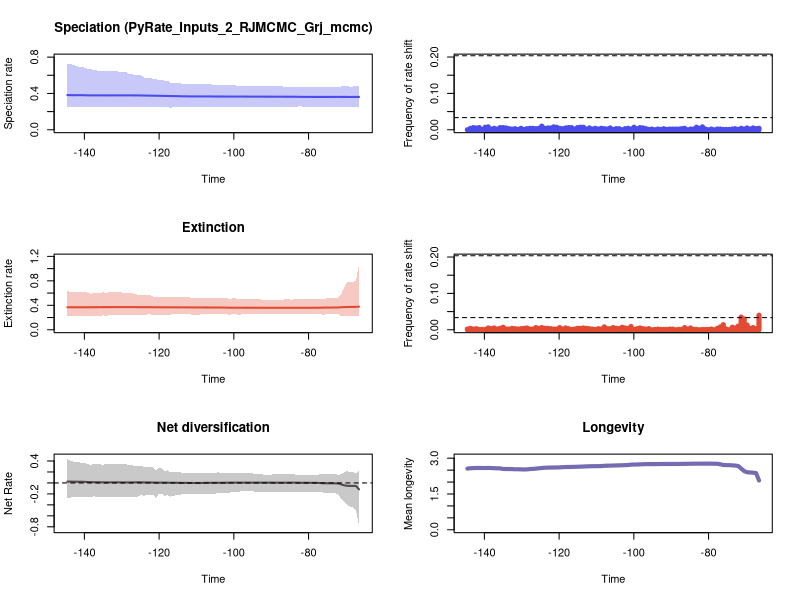

Write the R code that produced this figure.


pdf(file='./RTT_plots.pdf',width=10, height=15)
par(mfrow=c(3,2))
library(scales)

time=c(-66.49441468113187, -67.28284936091669,-68.0712840407015,-68.85971872048628,-69.6481534002711,-70.43658808005591,-71.2250227598407,-72.01345743962551,-72.80189211941033,-73.59032679919511,-74.37876147897992,-75.16719615876474,-75.95563083854955,-76.74406551833434,-77.53250019811915,-78.32093487790397,-79.10936955768875,-79.89780423747357,-80.68623891725838,-81.47467359704316,-82.26310827682798,-83.05154295661279,-83.83997763639758,-84.62841231618239,-85.4168469959672,-86.20528167575199,-86.9937163555368,-87.78215103532162,-88.5705857151064,-89.35902039489122,-90.14745507467603,-90.93588975446082,-91.72432443424563,-92.51275911403044,-93.30119379381523,-94.08962847360004,-94.87806315338486,-95.66649783316964,-96.45493251295446,-97.24336719273927,-98.03180187252406,-98.82023655230887,-99.60867123209368,-100.39710591187847,-101.18554059166328,-101.9739752714481,-102.76240995123288,-103.5508446310177,-104.33927931080251,-105.1277139905873,-105.91614867037211,-106.70458335015692,-107.49301802994171,-108.28145270972652,-109.06988738951134,-109.85832206929612,-110.64675674908094,-111.43519142886575,-112.22362610865054,-113.01206078843535,-113.80049546822016,-114.58893014800498,-115.37736482778976,-116.16579950757458,-116.95423418735939,-117.74266886714418,-118.53110354692899,-119.3195382267138,-120.10797290649859,-120.8964075862834,-121.68484226606822,-122.473276945853,-123.26171162563782,-124.05014630542263,-124.83858098520741,-125.62701566499223,-126.41545034477704,-127.20388502456183,-127.99231970434664,-128.78075438413146,-129.56918906391624,-130.35762374370105,-131.14605842348584,-131.93449310327065,-132.72292778305547,-133.51136246284028,-134.2997971426251,-135.08823182240988,-135.87666650219467,-136.66510118197948,-137.4535358617643,-138.2419705415491,-139.03040522133392,-139.8188399011187,-140.6072745809035,-141.3957092606883,-142.18414394047312,-142.97257862025793,-143.76101330004275,-144.54944797982753)
rate=c(0.36162509643259777, 0.3614972380308245,0.361598362840703,0.36126126117732205,0.3614972380308245,0.361598362840703,0.3614972380308245,0.3620263542442451,0.36177485600779535,0.36162509643259777,0.36162509643259777,0.36162509643259777,0.361598362840703,0.36162509643259777,0.36162509643259777,0.36162509643259777,0.36162509643259777,0.3620263542442451,0.3620263542442451,0.3621544454228025,0.36246755123244456,0.3628502059894789,0.36386765978692037,0.36386765978692037,0.3637914736955497,0.3637914736955497,0.36386765978692037,0.3642848404144968,0.3642848404144968,0.36433937171553776,0.364446394548921,0.364446394548921,0.36452114248061257,0.3649415572851979,0.3649415572851979,0.36505513250252075,0.36505513250252075,0.36505513250252075,0.36505513250252075,0.36544374908010413,0.36544374908010413,0.36561194342151015,0.36584532455753277,0.3657962857602416,0.36584532455753277,0.36584532455753277,0.3659088437676006,0.3659088437676006,0.3660146474404812,0.36663295387518213,0.36663295387518213,0.3670763905415108,0.3670763905415108,0.366998800344142,0.366998800344142,0.3670763905415108,0.3673056775999469,0.3674591710762283,0.3676231195592022,0.3684843877643851,0.36860432033171686,0.36978046691537414,0.37041541736820127,0.37085435843603615,0.3714289414544077,0.37227532558337617,0.3727189680123695,0.37347599242558965,0.3744645841194485,0.37458678836806486,0.375377577207548,0.37588441349256185,0.3765540895099846,0.3767514819423322,0.3777913879690714,0.37806895107638405,0.3785476942623292,0.3785476942623292,0.3787160127860876,0.37886987239627146,0.37886987239627146,0.3789742215698732,0.3789742215698732,0.37886987239627146,0.3787160127860876,0.3785476942623292,0.3787160127860876,0.37886987239627146,0.3787160127860876,0.3787160127860876,0.3787160127860876,0.37886987239627146,0.3789742215698732,0.3802403973743117,0.3808042028089713,0.3808042028089713,0.3808042028089713,0.3804350296459833,0.38176359763979767,0.38242770224181133)
minHPD=c(0.24965788286633048, 0.24912565942277015,0.24912565942277015,0.24912565942277015,0.25219655406534536,0.2548552964762867,0.2548552964762867,0.25219655406534536,0.25401015420210576,0.25401015420210576,0.2548552964762867,0.2548552964762867,0.2557215007501924,0.2557215007501924,0.2557215007501924,0.2557215007501924,0.2557215007501924,0.2557215007501924,0.2557215007501924,0.2557215007501924,0.25678277100805535,0.25588821354581637,0.25219655406534536,0.25219655406534536,0.25219655406534536,0.25219655406534536,0.25401015420210576,0.25219655406534536,0.2557215007501924,0.2548552964762867,0.2557215007501924,0.2548552964762867,0.2548552964762867,0.2548552964762867,0.25401015420210576,0.25304583017437393,0.25304583017437393,0.25304583017437393,0.25304583017437393,0.25304583017437393,0.25219655406534536,0.25219655406534536,0.25219655406534536,0.24912565942277015,0.24912565942277015,0.24912565942277015,0.24912565942277015,0.24912565942277015,0.24912565942277015,0.25011762376347596,0.25011762376347596,0.25401015420210576,0.25401015420210576,0.25401015420210576,0.248993096607265,0.248993096607265,0.248993096607265,0.248993096607265,0.248993096607265,0.248993096607265,0.248993096607265,0.25588821354581637,0.248993096607265,0.248993096607265,0.2411691043329964,0.24912565942277015,0.24912565942277015,0.248993096607265,0.248993096607265,0.248993096607265,0.248993096607265,0.248993096607265,0.248993096607265,0.248993096607265,0.25219655406534536,0.248993096607265,0.248993096607265,0.248993096607265,0.248993096607265,0.2462504534604395,0.2462504534604395,0.2462504534604395,0.248993096607265,0.248993096607265,0.248993096607265,0.2462504534604395,0.248993096607265,0.2462504534604395,0.2462504534604395,0.248993096607265,0.248993096607265,0.24854522041093063,0.24854522041093063,0.24854522041093063,0.24854522041093063,0.24854522041093063,0.24854522041093063,0.24854522041093063,0.248993096607265,0.24854522041093063)
maxHPD=c(0.4819720710842633, 0.4775581318202611,0.4764668304315475,0.4755840486014857,0.4775581318202611,0.4775581318202611,0.4775581318202611,0.47375152144139643,0.47470575585116426,0.47375152144139643,0.47375152144139643,0.47375152144139643,0.47375152144139643,0.47375152144139643,0.47375152144139643,0.47375152144139643,0.47375152144139643,0.47375152144139643,0.47375152144139643,0.47375152144139643,0.47375152144139643,0.47375152144139643,0.47375152144139643,0.47470575585116426,0.47470575585116426,0.47470575585116426,0.4775581318202611,0.4775581318202611,0.4819720710842633,0.4819720710842633,0.48338736805384047,0.4819720710842633,0.4819720710842633,0.4819720710842633,0.4819720710842633,0.4819720710842633,0.4819720710842633,0.4819720710842633,0.4819720710842633,0.4819720710842633,0.4819720710842633,0.4845909393869218,0.48846393410420963,0.48846393410420963,0.49301309912529495,0.49301309912529495,0.49429768763239645,0.49429768763239645,0.49429768763239645,0.49846825217009655,0.49846825217009655,0.504383899082282,0.5032283455544266,0.5032283455544266,0.5004838722670767,0.5004838722670767,0.5019232972169072,0.5030699728543124,0.5030699728543124,0.504383899082282,0.504383899082282,0.5148824664489431,0.513058927137014,0.5145303352723245,0.5148824664489431,0.5401340780888152,0.5401340780888152,0.54814892598934,0.5496932928036208,0.5588046942222773,0.5637667704899681,0.5663146345501655,0.5722647162997615,0.5748042488376675,0.6001261491317791,0.6021174436492579,0.6021174436492579,0.6118546300298865,0.6153647368130557,0.6322066729116524,0.6322066729116524,0.6370960008760662,0.6417871205838228,0.6417871205838228,0.6417871205838228,0.6417871205838228,0.6483614670583564,0.6417871205838228,0.6483614670583564,0.6535210678230707,0.6589978133587909,0.6660576624779372,0.6689207232735854,0.682549454491572,0.6893464060527013,0.6893464060527013,0.7058216460771737,0.7096332716182139,0.7252810675080983,0.7281740527267899)
remove_na = !is.na(rate)
time = time[remove_na]
plot(time,time,type = 'n', ylim = c(0, 0.800991457999469), xlim = c(-144.94366531971994,-66.10019734123948), ylab = 'Speciation rate', xlab = 'Time',main='Speciation (PyRate_Inputs_2_RJMCMC_Grj_mcmc)' )
polygon(c(time, rev(time)), c(maxHPD[remove_na], rev(minHPD[remove_na])), col = alpha('#4c4cec',0.3), border = NA)
lines(time,rate[remove_na], col = '#4c4cec', lwd=2)
mids=c(-66.49839667446412, -67.29479534091342,-68.09119400736273,-68.88759267381204,-69.68399134026131,-70.48039000671062,-71.27678867315993,-72.0731873396092,-72.86958600605851,-73.66598467250782,-74.4623833389571,-75.2587820054064,-76.05518067185571,-76.85157933830499,-77.6479780047543,-78.4443766712036,-79.24077533765288,-80.03717400410218,-80.83357267055149,-81.6299713370008,-82.42637000345007,-83.22276866989938,-84.01916733634869,-84.81556600279796,-85.61196466924727,-86.40836333569658,-87.20476200214586,-88.00116066859516,-88.79755933504447,-89.59395800149375,-90.39035666794305,-91.18675533439236,-91.98315400084167,-92.77955266729094,-93.57595133374025,-94.37235000018956,-95.16874866663883,-95.96514733308814,-96.76154599953745,-97.55794466598672,-98.35434333243603,-99.15074199888534,-99.94714066533462,-100.74353933178392,-101.53993799823323,-102.3363366646825,-103.13273533113181,-103.92913399758112,-104.72553266403042,-105.5219313304797,-106.31832999692901,-107.11472866337832,-107.9111273298276,-108.7075259962769,-109.5039246627262,-110.30032332917548,-111.09672199562479,-111.8931206620741,-112.68951932852337,-113.48591799497268,-114.28231666142199,-115.07871532787127,-115.87511399432057,-116.67151266076988,-117.46791132721918,-118.26430999366846,-119.06070866011777,-119.85710732656707,-120.65350599301635,-121.44990465946566,-122.24630332591497,-123.04270199236424,-123.83910065881355,-124.63549932526286,-125.43189799171213,-126.22829665816144,-127.02469532461075,-127.82109399106005,-128.61749265750933,-129.41389132395864,-130.21028999040792,-131.00668865685722,-131.80308732330653,-132.59948598975583,-133.39588465620514,-134.19228332265442,-134.9886819891037,-135.785080655553,-136.5814793220023,-137.37787798845162,-138.17427665490092,-138.9706753213502,-139.7670739877995,-140.56347265424878,-141.3598713206981,-142.1562699871474,-142.9526686535967,-143.749067320046,-144.5454659864953)
counts=c(0.004, 0.003,0.005,0.002,0.005,0.002,0.004,0.001,0.003,0.002,0.001,0.001,0.001,0.002,0.002,0.0,0.002,0.0,0.002,0.008,0.004,0.007,0.002,0.002,0.0,0.004,0.003,0.002,0.002,0.002,0.002,0.001,0.003,0.001,0.002,0.0,0.002,0.001,0.003,0.005,0.006,0.003,0.007,0.002,0.004,0.003,0.0,0.003,0.003,0.001,0.005,0.002,0.003,0.004,0.002,0.004,0.002,0.005,0.002,0.007,0.007,0.006,0.002,0.006,0.006,0.005,0.003,0.004,0.007,0.008,0.005,0.005,0.004,0.01,0.004,0.003,0.004,0.004,0.003,0.001,0.004,0.001,0.003,0.002,0.003,0.005,0.006,0.006,0.002,0.004,0.002,0.008,0.007,0.001,0.006,0.005,0.006,0.004,0.0)
plot(mids,counts,type = 'h', xlim = c(-144.94366531971994,-66.10019734123948), ylim=c(0,0.2), ylab = 'Frequency of rate shift', xlab = 'Time',lwd=5,col='#4c4cec')
bf2 = 0.033423156826484654
bf6 = 0.20350799108182777
abline(h=bf2, lty=2)
abline(h=bf6, lty=2)

time=c(-66.49441468113187, -67.28284936091669,-68.0712840407015,-68.85971872048628,-69.6481534002711,-70.43658808005591,-71.2250227598407,-72.01345743962551,-72.80189211941033,-73.59032679919511,-74.37876147897992,-75.16719615876474,-75.95563083854955,-76.74406551833434,-77.53250019811915,-78.32093487790397,-79.10936955768875,-79.89780423747357,-80.68623891725838,-81.47467359704316,-82.26310827682798,-83.05154295661279,-83.83997763639758,-84.62841231618239,-85.4168469959672,-86.20528167575199,-86.9937163555368,-87.78215103532162,-88.5705857151064,-89.35902039489122,-90.14745507467603,-90.93588975446082,-91.72432443424563,-92.51275911403044,-93.30119379381523,-94.08962847360004,-94.87806315338486,-95.66649783316964,-96.45493251295446,-97.24336719273927,-98.03180187252406,-98.82023655230887,-99.60867123209368,-100.39710591187847,-101.18554059166328,-101.9739752714481,-102.76240995123288,-103.5508446310177,-104.33927931080251,-105.1277139905873,-105.91614867037211,-106.70458335015692,-107.49301802994171,-108.28145270972652,-109.06988738951134,-109.85832206929612,-110.64675674908094,-111.43519142886575,-112.22362610865054,-113.01206078843535,-113.80049546822016,-114.58893014800498,-115.37736482778976,-116.16579950757458,-116.95423418735939,-117.74266886714418,-118.53110354692899,-119.3195382267138,-120.10797290649859,-120.8964075862834,-121.68484226606822,-122.473276945853,-123.26171162563782,-124.05014630542263,-124.83858098520741,-125.62701566499223,-126.41545034477704,-127.20388502456183,-127.99231970434664,-128.78075438413146,-129.56918906391624,-130.35762374370105,-131.14605842348584,-131.93449310327065,-132.72292778305547,-133.51136246284028,-134.2997971426251,-135.08823182240988,-135.87666650219467,-136.66510118197948,-137.4535358617643,-138.2419705415491,-139.03040522133392,-139.8188399011187,-140.6072745809035,-141.3957092606883,-142.18414394047312,-142.97257862025793,-143.76101330004275,-144.54944797982753)
rate=c(0.3782130761844126, 0.37364395351401347,0.3733610278034897,0.3726347637275308,0.37242144028514046,0.3710405428667622,0.369027364495334,0.36488503100195,0.364134532173113,0.36387095086928584,0.3629498037633625,0.3629498037633625,0.3629498037633625,0.36103371545008256,0.35993028909201263,0.35993028909201263,0.35988544195766237,0.35988544195766237,0.35988544195766237,0.3598267333936494,0.35988544195766237,0.35988544195766237,0.35993028909201263,0.35993028909201263,0.3599745512004764,0.35993028909201263,0.35993028909201263,0.3600011322674897,0.3600011322674897,0.3599745512004764,0.3599745512004764,0.3599745512004764,0.3599745512004764,0.3600011322674897,0.36010474815751603,0.3602051871818578,0.3602051871818578,0.3602051871818578,0.3602051871818578,0.36039092664959277,0.36056744078546177,0.3608317733840415,0.3608317733840415,0.3608317733840415,0.3613677554132432,0.36277772724346646,0.36313260027465066,0.3638744503025615,0.3640059807242092,0.36407472238009625,0.3642780316474305,0.36450049477051905,0.364629916371445,0.36488503100195,0.36548515081138355,0.36548515081138355,0.36548515081138355,0.36548515081138355,0.36584380605040645,0.3660726332560795,0.36646213968431457,0.36664963468858236,0.36685139289318947,0.36705668409353953,0.3669970829355552,0.36705668409353953,0.36731450441993696,0.3673835587148429,0.36804262564579704,0.36825303946299753,0.36870245957131087,0.369072549669433,0.369072549669433,0.369072549669433,0.3691583603542372,0.36981898536147273,0.3702839599546562,0.3707580670922005,0.3707580670922005,0.3707580670922005,0.3707580670922005,0.3706999158541605,0.3701922070892141,0.37048469968496994,0.3701922070892141,0.3701922070892141,0.3701922070892141,0.3701922070892141,0.36954952018251985,0.36908938180445916,0.3689509950713036,0.36804262564579704,0.36773541049616454,0.36804262564579704,0.36804262564579704,0.36804262564579704,0.36804262564579704,0.36773541049616454,0.36804262564579704,0.36825303946299753)
minHPD=c(0.2219443462240634, 0.2219443462240634,0.2219443462240634,0.22858287208886793,0.22858287208886793,0.22483683338966967,0.2219443462240634,0.2588425817769592,0.2576121100932604,0.2576121100932604,0.2576121100932604,0.2576121100932604,0.24429917714116361,0.2562967600101038,0.2562967600101038,0.2562967600101038,0.25843057951174864,0.25843057951174864,0.25843057951174864,0.2588425817769592,0.2588425817769592,0.2588425817769592,0.2588425817769592,0.2562967600101038,0.25843057951174864,0.2588425817769592,0.2562967600101038,0.2562967600101038,0.2562967600101038,0.2562967600101038,0.2562967600101038,0.2562967600101038,0.2562967600101038,0.2562967600101038,0.2588425817769592,0.2588425817769592,0.2588425817769592,0.2588425817769592,0.25843057951174864,0.2562967600101038,0.2504311253271911,0.24429917714116361,0.2562967600101038,0.2562967600101038,0.2358744655274707,0.2576121100932604,0.2576121100932604,0.25843057951174864,0.2576121100932604,0.2576121100932604,0.2576121100932604,0.2504311253271911,0.2576121100932604,0.2576121100932604,0.2480015886294433,0.2480015886294433,0.2480015886294433,0.2480015886294433,0.2588425817769592,0.2588425817769592,0.2588425817769592,0.2522561903202306,0.2522561903202306,0.2576121100932604,0.2480015886294433,0.2480015886294433,0.2480015886294433,0.2480015886294433,0.24036075655704212,0.24036075655704212,0.2373432066246759,0.2588425817769592,0.2480015886294433,0.2480015886294433,0.25020796912453847,0.24429917714116361,0.2480015886294433,0.2479382576839929,0.2479382576839929,0.2479382576839929,0.24429917714116361,0.2479382576839929,0.2479382576839929,0.2479382576839929,0.2408300007571931,0.24036075655704212,0.2214148224015107,0.2408300007571931,0.2214148224015107,0.21810918997964107,0.2214148224015107,0.21810918997964107,0.21810918997964107,0.2214148224015107,0.22187470484406244,0.2214148224015107,0.2214148224015107,0.21810918997964107,0.2214148224015107,0.2214148224015107)
maxHPD=c(1.0811706490777293, 0.8039447310283283,0.7799347599812734,0.7799347599812734,0.778206524076055,0.6992760139962773,0.5815274235942672,0.5260149999487704,0.5146831486257589,0.5128709989338621,0.5146831486257589,0.5146831486257589,0.49973179799446904,0.5014268689704136,0.4981721890688277,0.4981721890688277,0.4981721890688277,0.4981721890688277,0.4981721890688277,0.4981721890688277,0.4981721890688277,0.4981721890688277,0.4981721890688277,0.49261901277839704,0.4981721890688277,0.4981721890688277,0.49261901277839704,0.49261901277839704,0.49261901277839704,0.49261901277839704,0.49261901277839704,0.49261901277839704,0.49261901277839704,0.49261901277839704,0.4981721890688277,0.4981721890688277,0.4981721890688277,0.4981721890688277,0.4981721890688277,0.4981721890688277,0.4981721890688277,0.4981721890688277,0.5146831486257589,0.5146831486257589,0.4981721890688277,0.5186275384734974,0.5228888375271804,0.5228888375271804,0.5228888375271804,0.5274909292097394,0.5228888375271804,0.5146831486257589,0.5228888375271804,0.5274909292097394,0.5228888375271804,0.5228888375271804,0.5228888375271804,0.5228888375271804,0.5336672853498632,0.5336672853498632,0.5336672853498632,0.5341432072705624,0.5341432072705624,0.5427812345962143,0.5341432072705624,0.5341432072705624,0.5341432072705624,0.5427812345962143,0.5427812345962143,0.5427812345962143,0.5427812345962143,0.5680369899214784,0.5608434392157747,0.5608434392157747,0.5680369899214784,0.5680369899214784,0.5883754079496002,0.5963501326995284,0.5983045669070113,0.6058473976781547,0.6058473976781547,0.6150204643992092,0.6153092309343106,0.6153092309343106,0.6153092309343106,0.6153092309343106,0.5983045669070113,0.6153092309343106,0.5983045669070113,0.5983045669070113,0.5963501326995284,0.590606604721166,0.6050419386556999,0.6143569078030657,0.6153092309343106,0.6153092309343106,0.6153092309343106,0.6153092309343106,0.6227828525825003,0.62900138294995)
remove_na = !is.na(rate)
time = time[remove_na]
plot(time,time,type = 'n', ylim = c(0, 1.1892877139855023), xlim = c(-144.94366531971994,-66.10019734123948), ylab = 'Extinction rate', xlab = 'Time',main='Extinction' )
polygon(c(time, rev(time)), c(maxHPD[remove_na], rev(minHPD[remove_na])), col = alpha('#e34a33',0.3), border = NA)
lines(time,rate[remove_na], col = '#e34a33', lwd=2)
mids=c(-66.49839667446412, -67.29479534091342,-68.09119400736273,-68.88759267381204,-69.68399134026131,-70.48039000671062,-71.27678867315993,-72.0731873396092,-72.86958600605851,-73.66598467250782,-74.4623833389571,-75.2587820054064,-76.05518067185571,-76.85157933830499,-77.6479780047543,-78.4443766712036,-79.24077533765288,-80.03717400410218,-80.83357267055149,-81.6299713370008,-82.42637000345007,-83.22276866989938,-84.01916733634869,-84.81556600279796,-85.61196466924727,-86.40836333569658,-87.20476200214586,-88.00116066859516,-88.79755933504447,-89.59395800149375,-90.39035666794305,-91.18675533439236,-91.98315400084167,-92.77955266729094,-93.57595133374025,-94.37235000018956,-95.16874866663883,-95.96514733308814,-96.76154599953745,-97.55794466598672,-98.35434333243603,-99.15074199888534,-99.94714066533462,-100.74353933178392,-101.53993799823323,-102.3363366646825,-103.13273533113181,-103.92913399758112,-104.72553266403042,-105.5219313304797,-106.31832999692901,-107.11472866337832,-107.9111273298276,-108.7075259962769,-109.5039246627262,-110.30032332917548,-111.09672199562479,-111.8931206620741,-112.68951932852337,-113.48591799497268,-114.28231666142199,-115.07871532787127,-115.87511399432057,-116.67151266076988,-117.46791132721918,-118.26430999366846,-119.06070866011777,-119.85710732656707,-120.65350599301635,-121.44990465946566,-122.24630332591497,-123.04270199236424,-123.83910065881355,-124.63549932526286,-125.43189799171213,-126.22829665816144,-127.02469532461075,-127.82109399106005,-128.61749265750933,-129.41389132395864,-130.21028999040792,-131.00668865685722,-131.80308732330653,-132.59948598975583,-133.39588465620514,-134.19228332265442,-134.9886819891037,-135.785080655553,-136.5814793220023,-137.37787798845162,-138.17427665490092,-138.9706753213502,-139.7670739877995,-140.56347265424878,-141.3598713206981,-142.1562699871474,-142.9526686535967,-143.749067320046,-144.5454659864953)
counts=c(0.04, 0.003,0.006,0.004,0.013,0.03,0.035,0.01,0.005,0.007,0.0,0.002,0.014,0.008,0.004,0.0,0.002,0.001,0.001,0.001,0.0,0.001,0.001,0.005,0.002,0.006,0.001,0.001,0.0,0.002,0.002,0.001,0.001,0.001,0.002,0.001,0.0,0.003,0.002,0.003,0.005,0.003,0.001,0.009,0.004,0.005,0.007,0.003,0.004,0.006,0.003,0.003,0.008,0.002,0.003,0.001,0.002,0.003,0.004,0.005,0.004,0.004,0.002,0.001,0.003,0.005,0.002,0.006,0.002,0.002,0.003,0.004,0.004,0.006,0.004,0.006,0.002,0.002,0.005,0.004,0.003,0.002,0.003,0.004,0.002,0.002,0.007,0.004,0.002,0.005,0.003,0.005,0.001,0.001,0.001,0.003,0.002,0.004,0.002)
plot(mids,counts,type = 'h', xlim = c(-144.94366531971994,-66.10019734123948), ylim=c(0,0.2), ylab = 'Frequency of rate shift', xlab = 'Time',lwd=5,col='#e34a33')
abline(h=bf2, lty=2)
abline(h=bf6, lty=2)
#Net Diversification Rate
time=c(-66.49441468113187, -67.28284936091669,-68.0712840407015,-68.85971872048628,-69.6481534002711,-70.43658808005591,-71.2250227598407,-72.01345743962551,-72.80189211941033,-73.59032679919511,-74.37876147897992,-75.16719615876474,-75.95563083854955,-76.74406551833434,-77.53250019811915,-78.32093487790397,-79.10936955768875,-79.89780423747357,-80.68623891725838,-81.47467359704316,-82.26310827682798,-83.05154295661279,-83.83997763639758,-84.62841231618239,-85.4168469959672,-86.20528167575199,-86.9937163555368,-87.78215103532162,-88.5705857151064,-89.35902039489122,-90.14745507467603,-90.93588975446082,-91.72432443424563,-92.51275911403044,-93.30119379381523,-94.08962847360004,-94.87806315338486,-95.66649783316964,-96.45493251295446,-97.24336719273927,-98.03180187252406,-98.82023655230887,-99.60867123209368,-100.39710591187847,-101.18554059166328,-101.9739752714481,-102.76240995123288,-103.5508446310177,-104.33927931080251,-105.1277139905873,-105.91614867037211,-106.70458335015692,-107.49301802994171,-108.28145270972652,-109.06988738951134,-109.85832206929612,-110.64675674908094,-111.43519142886575,-112.22362610865054,-113.01206078843535,-113.80049546822016,-114.58893014800498,-115.37736482778976,-116.16579950757458,-116.95423418735939,-117.74266886714418,-118.53110354692899,-119.3195382267138,-120.10797290649859,-120.8964075862834,-121.68484226606822,-122.473276945853,-123.26171162563782,-124.05014630542263,-124.83858098520741,-125.62701566499223,-126.41545034477704,-127.20388502456183,-127.99231970434664,-128.78075438413146,-129.56918906391624,-130.35762374370105,-131.14605842348584,-131.93449310327065,-132.72292778305547,-133.51136246284028,-134.2997971426251,-135.08823182240988,-135.87666650219467,-136.66510118197948,-137.4535358617643,-138.2419705415491,-139.03040522133392,-139.8188399011187,-140.6072745809035,-141.3957092606883,-142.18414394047312,-142.97257862025793,-143.76101330004275,-144.54944797982753)
net_rate=c(-0.11713811927981858, -0.05594988141367254,-0.05399328303264018,-0.053628556906268915,-0.05195957029115041,-0.04358199738071065,-0.027685586386665715,-0.010564733524860245,-0.007860961719218547,-0.006809295172965491,-0.005824594122598028,-0.005776412025028997,-0.00555283422955027,-0.0018233970784181188,0.0013710628917041586,0.0018332763061725068,0.0022059020991107687,0.0025991919130687524,0.0025991919130687524,0.002662341643357517,0.0032462171173799383,0.003684069008746203,0.005765370036734681,0.005774808178591862,0.004785076913774692,0.004672205959632404,0.004476335403951855,0.004352415152216052,0.00451259078977873,0.004862822711672721,0.005453449528357049,0.005543508616490326,0.005645347723864504,0.005780446356052038,0.005486055930037464,0.005550406760939998,0.0054659525239945175,0.005552558793177062,0.005353143332784225,0.0056318042334957685,0.005331485378452924,0.005261008435611648,0.006035256173940142,0.005934319034668586,0.004785146860398263,0.00383196754711272,0.0035763203540937686,0.0031201815664059023,0.002657760477079027,0.0030139322860727436,0.0023296322261770496,0.0025990948627330184,0.001896514885454148,0.0006403579226465868,-0.0012182709581138376,-0.0006861311067794755,-0.0003258689363288924,-0.00021038148558548858,-6.479699639557291e-05,0.0014568492841700686,0.0006614784408492651,0.0015813113618939239,0.002737468195023636,0.002743272674261566,0.0032308363467748063,0.0052045632962867,0.005490935712098809,0.005619477526129827,0.005210169808598608,0.005745296079352947,0.007797565641665716,0.008453529731440697,0.009622338540100467,0.009509509067540578,0.01098716214306725,0.012583165171533869,0.010602400800462944,0.010008823115596359,0.009322534071849754,0.008959133178519688,0.009118550488297012,0.009800120017973521,0.010230788201239308,0.009966962554050357,0.010668501096042221,0.010542144022143044,0.009623246826762775,0.010302675152480768,0.012059135633457013,0.012372498068168062,0.01347328172232618,0.014790033145387517,0.016507212564093186,0.01926171920460915,0.021868587514910873,0.02214486026285678,0.022661369639690437,0.022620745768125713,0.024827010636705577,0.024576267913373362)
net_minHPD=c(-0.7763808165019197, -0.51270174143853,-0.4411790696353623,-0.4391349768890113,-0.3950848554788431,-0.33815843870037,-0.29835553359294287,-0.21167695233892758,-0.18509490621433544,-0.17725968303613596,-0.17725968303613596,-0.17725968303613596,-0.17725968303613596,-0.1631990752889802,-0.16617131647661554,-0.1631990752889802,-0.16169439519533335,-0.16169439519533335,-0.16169439519533335,-0.16169439519533335,-0.16169439519533335,-0.16230543937246256,-0.1631990752889802,-0.1631990752889802,-0.16617131647661554,-0.1631990752889802,-0.1631990752889802,-0.1631990752889802,-0.1631990752889802,-0.1631990752889802,-0.16617131647661554,-0.16617131647661554,-0.16617131647661554,-0.1631990752889802,-0.1631990752889802,-0.16617131647661554,-0.1505219158384783,-0.1505219158384783,-0.1505219158384783,-0.15342038577185546,-0.15342038577185546,-0.1631990752889802,-0.16836045787431525,-0.16836045787431525,-0.17725968303613596,-0.17725968303613596,-0.17725968303613596,-0.17725968303613596,-0.17725968303613596,-0.20047283403308047,-0.20047283403308047,-0.20047283403308047,-0.1968585541869292,-0.20047283403308047,-0.20047283403308047,-0.20047283403308047,-0.20047283403308047,-0.2047459883861722,-0.20047283403308047,-0.20047283403308047,-0.20047283403308047,-0.21942601283625957,-0.22264339967854918,-0.2327291374223749,-0.2501680087271433,-0.22090145119677063,-0.2327291374223749,-0.20047283403308047,-0.2047459883861722,-0.272049079856794,-0.2047459883861722,-0.22090145119677063,-0.22090145119677063,-0.23507341458130399,-0.22090145119677063,-0.2501680087271433,-0.2501680087271433,-0.2501680087271433,-0.2501680087271433,-0.2501680087271433,-0.2501680087271433,-0.24810754204510072,-0.24810754204510072,-0.24810754204510072,-0.24810754204510072,-0.25664677775797456,-0.24810754204510072,-0.2501680087271433,-0.24810754204510072,-0.2501680087271433,-0.24507020806075291,-0.2501680087271433,-0.24810754204510072,-0.24810754204510072,-0.25664677775797456,-0.2501680087271433,-0.2501680087271433,-0.25664677775797456,-0.27036287177726703,-0.27036287177726703)
net_maxHPD=c(0.21571009024035764, 0.17692735556922384,0.20179891267654332,0.18612823700442438,0.21301749685933277,0.20179891267654332,0.15780130476768323,0.15098263792141137,0.15780130476768323,0.15780130476768323,0.15780130476768323,0.15780130476768323,0.15610026729126936,0.15780130476768323,0.15105597048353722,0.15105597048353722,0.15105597048353722,0.15105597048353722,0.15105597048353722,0.15105597048353722,0.15105597048353722,0.15105597048353722,0.15610026729126936,0.15780130476768323,0.15780130476768323,0.15780130476768323,0.15780130476768323,0.15610026729126936,0.15780130476768323,0.15610026729126936,0.15105597048353722,0.15105597048353722,0.15105597048353722,0.15610026729126936,0.15780130476768323,0.15780130476768323,0.17398772395672413,0.17398772395672413,0.17570382639275872,0.17398772395672413,0.17692735556922384,0.17692735556922384,0.17950635309089127,0.18132986364158243,0.18132986364158243,0.18612823700442438,0.18992001808138403,0.18992001808138403,0.19141345541884092,0.174515597991745,0.17398772395672413,0.17398772395672413,0.17692735556922384,0.17398772395672413,0.17398772395672413,0.17530328345026347,0.17692735556922384,0.17692735556922384,0.1827861076960431,0.18612823700442438,0.18992001808138403,0.19141345541884092,0.19609236481493653,0.19141345541884092,0.19141345541884092,0.22801955041325334,0.21878872454900455,0.27681588762774106,0.2828876350734217,0.21878872454900455,0.29614443722714384,0.2944558740313971,0.29614443722714384,0.28940142718426765,0.3146833858327544,0.31260113334454726,0.3146833858327544,0.31855874729770545,0.31855874729770545,0.34178539641971134,0.34178539641971134,0.34178539641971134,0.34178539641971134,0.34178539641971134,0.34178539641971134,0.34178539641971134,0.34178539641971134,0.33093808199444313,0.34178539641971134,0.34178539641971134,0.34178539641971134,0.33093808199444313,0.34178539641971134,0.3573890540726747,0.3608333212494858,0.37730701841030145,0.3795611203610882,0.3897253021944105,0.4018116915977857,0.4295585602440645)
remove_na = !is.na(net_rate)
time = time[remove_na]
plot(time,time,type = 'n', ylim = c(-0.8540188981521117, 0.472514416268471), xlim = c(-144.94366531971994,-66.10019734123948), ylab = 'Net Rate', xlab = 'Time',lwd=2, main='Net diversification', col= '#504A4B' )
polygon(c(time, rev(time)), c(net_maxHPD[remove_na], rev(net_minHPD[remove_na])), col = alpha('#504A4B',0.3), border = NA)
lines(time,net_rate[remove_na], col = '#504A4B', lwd=2)
abline(h=0,lty=2)


time=c(-66.49441468113187, -67.28284936091669,-68.0712840407015,-68.85971872048628,-69.6481534002711,-70.43658808005591,-71.2250227598407,-72.01345743962551,-72.80189211941033,-73.59032679919511,-74.37876147897992,-75.16719615876474,-75.95563083854955,-76.74406551833434,-77.53250019811915,-78.32093487790397,-79.10936955768875,-79.89780423747357,-80.68623891725838,-81.47467359704316,-82.26310827682798,-83.05154295661279,-83.83997763639758,-84.62841231618239,-85.4168469959672,-86.20528167575199,-86.9937163555368,-87.78215103532162,-88.5705857151064,-89.35902039489122,-90.14745507467603,-90.93588975446082,-91.72432443424563,-92.51275911403044,-93.30119379381523,-94.08962847360004,-94.87806315338486,-95.66649783316964,-96.45493251295446,-97.24336719273927,-98.03180187252406,-98.82023655230887,-99.60867123209368,-100.39710591187847,-101.18554059166328,-101.9739752714481,-102.76240995123288,-103.5508446310177,-104.33927931080251,-105.1277139905873,-105.91614867037211,-106.70458335015692,-107.49301802994171,-108.28145270972652,-109.06988738951134,-109.85832206929612,-110.64675674908094,-111.43519142886575,-112.22362610865054,-113.01206078843535,-113.80049546822016,-114.58893014800498,-115.37736482778976,-116.16579950757458,-116.95423418735939,-117.74266886714418,-118.53110354692899,-119.3195382267138,-120.10797290649859,-120.8964075862834,-121.68484226606822,-122.473276945853,-123.26171162563782,-124.05014630542263,-124.83858098520741,-125.62701566499223,-126.41545034477704,-127.20388502456183,-127.99231970434664,-128.78075438413146,-129.56918906391624,-130.35762374370105,-131.14605842348584,-131.93449310327065,-132.72292778305547,-133.51136246284028,-134.2997971426251,-135.08823182240988,-135.87666650219467,-136.66510118197948,-137.4535358617643,-138.2419705415491,-139.03040522133392,-139.8188399011187,-140.6072745809035,-141.3957092606883,-142.18414394047312,-142.97257862025793,-143.76101330004275,-144.54944797982753)
rate=c(2.0665631449084634, 2.376465749324535,2.393176673072625,2.4036066274401637,2.410894245198392,2.457423501214093,2.559145469275075,2.6701305963053668,2.691161962478935,2.7008571689932355,2.7101619864561846,2.7101619864561846,2.7138458603106623,2.7409776027493353,2.7660658222823167,2.769373865050489,2.772234645237358,2.772558958788113,2.772558958788113,2.7726349119074283,2.7715849171431883,2.7715849171431883,2.7707483099241808,2.7695758719684482,2.7658539818118077,2.764990794327658,2.7631850200265613,2.7595887688076215,2.7595887688076215,2.7597792856763306,2.759428592185878,2.759428592185878,2.7597129869065475,2.757184965856604,2.7557281260002995,2.754384232931175,2.75374365868219,2.75374365868219,2.7522470287398324,2.749765933587685,2.7453802392290805,2.739217385984387,2.7350201577311344,2.7350201577311344,2.7213568645083206,2.7116503254367617,2.7070084947619777,2.703670079804498,2.6994667837104163,2.6958457541499063,2.691266313049061,2.687549256899908,2.6856930205143046,2.6775031178877127,2.6682436839838704,2.6682436839838704,2.6659264263002473,2.6651589984582884,2.6615312151074546,2.65627826484597,2.650208362475296,2.6451879242665406,2.6415289081161144,2.637571765720835,2.634167740421506,2.6334668095120413,2.628259686475592,2.6215260347734386,2.6138958481976835,2.6119145235652232,2.6099540700495067,2.606636970498048,2.605198690174061,2.5990897723552124,2.586422427520073,2.57548384946282,2.559853377162014,2.5520180423303787,2.543801604934313,2.5297488733416094,2.5304257637168184,2.5342996769798383,2.537181648300015,2.536488854666936,2.545885118847779,2.5464471316270587,2.5465823119276356,2.5512622402043377,2.575662173131309,2.5764812764937624,2.583157539876427,2.589413560139261,2.5927111855724947,2.5889385241761476,2.5902284872408328,2.591313479044381,2.591313479044381,2.5857053972398787,2.5805109519505933,2.5657718220581813)
minHPD=c(2.0665631449084634, 2.376465749324535,2.393176673072625,2.4036066274401637,2.410894245198392,2.457423501214093,2.559145469275075,2.6701305963053668,2.691161962478935,2.7008571689932355,2.7101619864561846,2.7101619864561846,2.7138458603106623,2.7409776027493353,2.7660658222823167,2.769373865050489,2.772234645237358,2.772558958788113,2.772558958788113,2.7726349119074283,2.7715849171431883,2.7715849171431883,2.7707483099241808,2.7695758719684482,2.7658539818118077,2.764990794327658,2.7631850200265613,2.7595887688076215,2.7595887688076215,2.7597792856763306,2.759428592185878,2.759428592185878,2.7597129869065475,2.757184965856604,2.7557281260002995,2.754384232931175,2.75374365868219,2.75374365868219,2.7522470287398324,2.749765933587685,2.7453802392290805,2.739217385984387,2.7350201577311344,2.7350201577311344,2.7213568645083206,2.7116503254367617,2.7070084947619777,2.703670079804498,2.6994667837104163,2.6958457541499063,2.691266313049061,2.687549256899908,2.6856930205143046,2.6775031178877127,2.6682436839838704,2.6682436839838704,2.6659264263002473,2.6651589984582884,2.6615312151074546,2.65627826484597,2.650208362475296,2.6451879242665406,2.6415289081161144,2.637571765720835,2.634167740421506,2.6334668095120413,2.628259686475592,2.6215260347734386,2.6138958481976835,2.6119145235652232,2.6099540700495067,2.606636970498048,2.605198690174061,2.5990897723552124,2.586422427520073,2.57548384946282,2.559853377162014,2.5520180423303787,2.543801604934313,2.5297488733416094,2.5304257637168184,2.5342996769798383,2.537181648300015,2.536488854666936,2.545885118847779,2.5464471316270587,2.5465823119276356,2.5512622402043377,2.575662173131309,2.5764812764937624,2.583157539876427,2.589413560139261,2.5927111855724947,2.5889385241761476,2.5902284872408328,2.591313479044381,2.591313479044381,2.5857053972398787,2.5805109519505933,2.5657718220581813)
maxHPD=c(2.0665631449084634, 2.376465749324535,2.393176673072625,2.4036066274401637,2.410894245198392,2.457423501214093,2.559145469275075,2.6701305963053668,2.691161962478935,2.7008571689932355,2.7101619864561846,2.7101619864561846,2.7138458603106623,2.7409776027493353,2.7660658222823167,2.769373865050489,2.772234645237358,2.772558958788113,2.772558958788113,2.7726349119074283,2.7715849171431883,2.7715849171431883,2.7707483099241808,2.7695758719684482,2.7658539818118077,2.764990794327658,2.7631850200265613,2.7595887688076215,2.7595887688076215,2.7597792856763306,2.759428592185878,2.759428592185878,2.7597129869065475,2.757184965856604,2.7557281260002995,2.754384232931175,2.75374365868219,2.75374365868219,2.7522470287398324,2.749765933587685,2.7453802392290805,2.739217385984387,2.7350201577311344,2.7350201577311344,2.7213568645083206,2.7116503254367617,2.7070084947619777,2.703670079804498,2.6994667837104163,2.6958457541499063,2.691266313049061,2.687549256899908,2.6856930205143046,2.6775031178877127,2.6682436839838704,2.6682436839838704,2.6659264263002473,2.6651589984582884,2.6615312151074546,2.65627826484597,2.650208362475296,2.6451879242665406,2.6415289081161144,2.637571765720835,2.634167740421506,2.6334668095120413,2.628259686475592,2.6215260347734386,2.6138958481976835,2.6119145235652232,2.6099540700495067,2.606636970498048,2.605198690174061,2.5990897723552124,2.586422427520073,2.57548384946282,2.559853377162014,2.5520180423303787,2.543801604934313,2.5297488733416094,2.5304257637168184,2.5342996769798383,2.537181648300015,2.536488854666936,2.545885118847779,2.5464471316270587,2.5465823119276356,2.5512622402043377,2.575662173131309,2.5764812764937624,2.583157539876427,2.589413560139261,2.5927111855724947,2.5889385241761476,2.5902284872408328,2.591313479044381,2.591313479044381,2.5857053972398787,2.5805109519505933,2.5657718220581813)
remove_na = !is.na(rate)
time = time[remove_na]
plot(time,time,type = 'n', ylim = c(0, 3.0498984030981715), xlim = c(-144.94366531971994,-66.10019734123948), ylab = 'Mean longevity', xlab = 'Time',main='Longevity' )
polygon(c(time, rev(time)), c(maxHPD[remove_na], rev(minHPD[remove_na])), col = alpha('#756bb1',0.3), border = NA)
lines(time,rate[remove_na], col = '#756bb1', lwd=4)

n <- dev.off()
